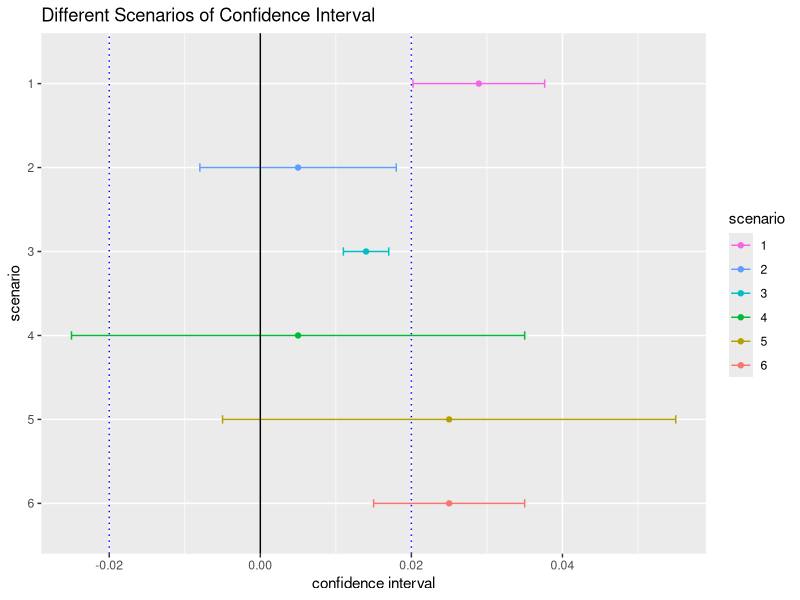

Here is the R script that generated this plot:

# campaign response rate testing
# Problem definition:

# we're sending out number of sales offers at one or more chosen price-points 
# to different populations. 
# we want to measure the response rate at each different price level
# so that we can make a good choice of which price to continue with the future
# sales campaigns


# ------------------------------------------------------------------
#				Design : determining the sample size 
# ------------------------------------------------------------------

baseline  <- 0.1  # baseline conversion rate 
delta 	  <- 0.02 # minimum detectable boundary ( practical significance boundary )
power 	  <- 0.8  # sensitivity 
sig_level <- 0.05 # specificity 

result <- power.prop.test( p1 = baseline, p2 = baseline + delta, 
				 		   power = power, sig.level = sig_level,
				 		   alternative = "two.sided" )
round(result$n)


# ------------------------------------------------------------------
#				Analyze the result  
# ------------------------------------------------------------------

# parameters 
count_control 	 <- 974
sizes_control 	 <- 10072
count_experiment <- 1242
sizes_experiment <- 9886

ABTest <- function( count_control = count_control, 
					sizes_control = sizes_control,
					count_experiment = count_experiment, 
					sizes_experiment = sizes_experiment )
{
	# probability of each group 
	p_control <- count_control / sizes_control
	p_experiment <- count_experiment / sizes_experiment

	# @p : pooled probability
	# @std_error pooled standard deviation (error ) 
	p <- ( count_control + count_experiment ) / ( sizes_experiment + sizes_control )
	std_error <- sqrt( p * ( 1 - p ) * ( 1 / sizes_control + 1 / sizes_experiment ) )

	# 95 percent confidence interval's z score = 1.96, equivalent to 
	# qnorm( 0.975 )
	difference <- p_experiment - p_control
	confidence <- difference + c( -1, 1 ) * 1.96 * std_error

	return( data.frame( lower = confidence[1], 
						mean  = difference,
						upper = confidence[2] ) )
}

confidence <- ABTest( count_control = count_control, 
					  sizes_control = sizes_control,
					  count_experiment = count_experiment, 
					  sizes_experiment = sizes_experiment )

# ------------------------------------------------------------------
# different scenarios

# fixed artifical plot
# using delta = 0.02 as the minimum detectable boundary 
library(ggplot2)

scenario <- as.character(2:6)
lower <- c( -0.008, 0.011, -0.025, -0.005, 0.015 )
mean  <- c( 0.005, 0.014, 0.005, 0.025, 0.025 )
upper <- c( 0.018, 0.017, 0.035, 0.055, 0.035 )

examples <- data.frame( scenario, lower, mean, upper )
examples <- rbind( cbind( scenario = "1", confidence ), examples )
examples$scenario <- factor( examples$scenario, levels = as.character(6:1) )

ggplot( examples, aes( mean, scenario, color = scenario ) ) + 
geom_point() + 
geom_errorbarh( aes( xmin = lower, xmax = upper ), height = 0.1 ) + 
geom_vline( xintercept = 0, color = "black" ) + 
geom_vline( xintercept = delta, color = "blue", linetype = "dotted" ) + 
geom_vline( xintercept = -delta, color = "blue", linetype = "dotted" ) +
scale_color_discrete( breaks = as.character(1:6) ) +  
labs( title = "Different Scenarios of Confidence Interval",
	  x = "confidence interval" ) 


# ------------------------------------------------------------------
#				Variance   
# ------------------------------------------------------------------

# mean 
# might have to use a power.t.test to calculate the sample size needed 
visit <- c( 87029, 113407, 84843, 104994, 99327, 92052, 60684 )
mean(visit) + c( -1, 1 ) * 1.96 * sd(visit) / sqrt( length(visit) )


group1 <- 64454
group2 <- 61818
SanityCheck <- function( group1, group2 )
{
	n <- group1 + group2
	confidence <- n * 0.5 + c( -1, 1 ) * 1.96 * sqrt( n * 0.5 * 0.5 ) 
	return(confidence)
}
( sanity <- SanityCheck( group1, group2 ) )


# ----------------------------------------------------------------------------
# rule of thumb
# http://www.exp-platform.com/Documents/2014%20experimentersRulesOfThumb.pdf


# -----------------------------------------------------------------------------
# python a-b testing, bayesian 
# http://blog.dominodatalab.com/ab-testing-with-hierarchical-models-in-python/
# https://econsultancy.com/blog/65755-using-data-science-with-a-b-tests-bayesian-analysis/

